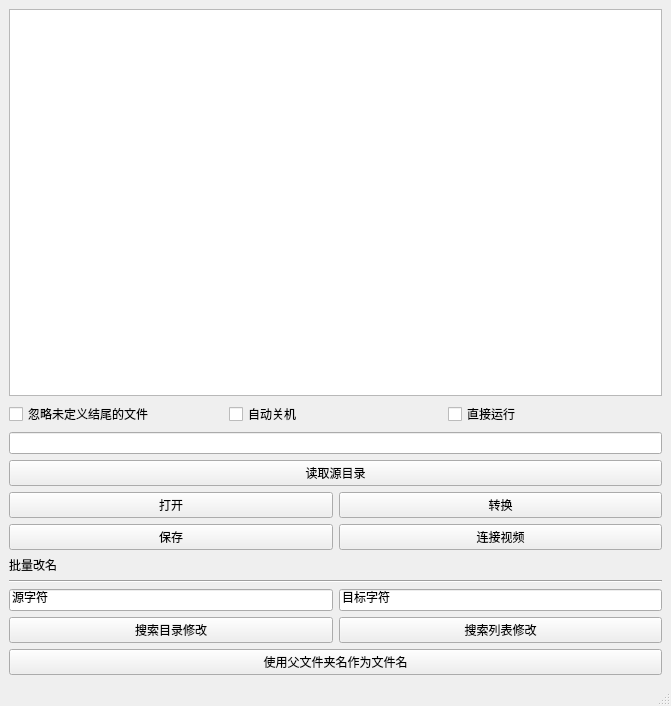
<?xml version="1.0" encoding="UTF-8"?>
<ui version="4.0">
 <class>MainWindow</class>
 <widget class="QMainWindow" name="MainWindow">
  <property name="geometry">
   <rect>
    <x>0</x>
    <y>0</y>
    <width>671</width>
    <height>706</height>
   </rect>
  </property>
  <property name="windowTitle">
   <string>MainWindow</string>
  </property>
  <widget class="QWidget" name="cw">
   <layout class="QGridLayout" name="gridLayout_4">
    <item row="0" column="0">
     <widget class="QTableView" name="tableView_fileList">
      <property name="autoScroll">
       <bool>false</bool>
      </property>
      <property name="editTriggers">
       <set>QAbstractItemView::AnyKeyPressed|QAbstractItemView::DoubleClicked|QAbstractItemView::EditKeyPressed|QAbstractItemView::SelectedClicked</set>
      </property>
      <property name="verticalScrollMode">
       <enum>QAbstractItemView::ScrollPerPixel</enum>
      </property>
      <property name="horizontalScrollMode">
       <enum>QAbstractItemView::ScrollPerPixel</enum>
      </property>
     </widget>
    </item>
    <item row="1" column="0">
     <layout class="QVBoxLayout" name="verticalLayout">
      <item>
       <layout class="QHBoxLayout" name="horizontalLayout">
        <item>
         <widget class="QCheckBox" name="checkBox_ignoreEnd">
          <property name="text">
           <string>忽略未定义结尾的文件</string>
          </property>
         </widget>
        </item>
        <item>
         <widget class="QCheckBox" name="checkBox_shutdown">
          <property name="text">
           <string>自动关机</string>
          </property>
         </widget>
        </item>
        <item>
         <widget class="QCheckBox" name="checkBox_gogogo">
          <property name="text">
           <string>直接运行</string>
          </property>
         </widget>
        </item>
       </layout>
      </item>
      <item>
       <layout class="QGridLayout" name="gridLayout">
        <item row="2" column="0">
         <widget class="QLineEdit" name="lineEdit_inputField">
          <property name="inputMask">
           <string/>
          </property>
         </widget>
        </item>
        <item row="3" column="0">
         <widget class="QPushButton" name="pushButton_inputField">
          <property name="text">
           <string>读取源目录</string>
          </property>
         </widget>
        </item>
       </layout>
      </item>
      <item>
       <layout class="QGridLayout" name="gridLayout_2">
        <item row="0" column="0">
         <widget class="QPushButton" name="pushButton_openList">
          <property name="text">
           <string>打开</string>
          </property>
         </widget>
        </item>
        <item row="0" column="1">
         <widget class="QPushButton" name="pushButton_convert">
          <property name="text">
           <string>转换</string>
          </property>
         </widget>
        </item>
        <item row="1" column="0">
         <widget class="QPushButton" name="pushButton_saveList">
          <property name="text">
           <string>保存</string>
          </property>
         </widget>
        </item>
        <item row="1" column="1">
         <widget class="QPushButton" name="pushButton_connect">
          <property name="text">
           <string>连接视频</string>
          </property>
         </widget>
        </item>
       </layout>
      </item>
     </layout>
    </item>
    <item row="2" column="0">
     <layout class="QGridLayout" name="gridLayout_3">
      <item row="0" column="0">
       <widget class="QLabel" name="label">
        <property name="text">
         <string>批量改名</string>
        </property>
       </widget>
      </item>
      <item row="1" column="0" colspan="2">
       <widget class="Line" name="line">
        <property name="orientation">
         <enum>Qt::Horizontal</enum>
        </property>
       </widget>
      </item>
      <item row="2" column="0">
       <widget class="QLineEdit" name="lineEdit_oriName">
        <property name="text">
         <string>源字符</string>
        </property>
       </widget>
      </item>
      <item row="2" column="1">
       <widget class="QLineEdit" name="lineEdit_desName">
        <property name="text">
         <string>目标字符</string>
        </property>
       </widget>
      </item>
      <item row="3" column="0">
       <widget class="QPushButton" name="pushButton_rename">
        <property name="text">
         <string>搜索目录修改</string>
        </property>
       </widget>
      </item>
      <item row="3" column="1">
       <widget class="QPushButton" name="pushButton_renameL">
        <property name="text">
         <string>搜索列表修改</string>
        </property>
       </widget>
      </item>
     </layout>
    </item>
    <item row="3" column="0">
     <widget class="QPushButton" name="pushButton_rename_2">
      <property name="text">
       <string>使用父文件夹名作为文件名</string>
      </property>
     </widget>
    </item>
   </layout>
  </widget>
  <widget class="QMenuBar" name="menubar">
   <property name="geometry">
    <rect>
     <x>0</x>
     <y>0</y>
     <width>671</width>
     <height>23</height>
    </rect>
   </property>
  </widget>
  <widget class="QStatusBar" name="statusbar"/>
 </widget>
 <resources/>
 <connections/>
</ui>
